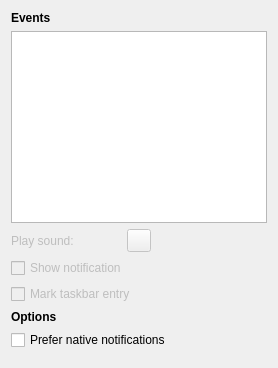
     <widget class="QWidget" name="notificationsPage">
      <layout class="QVBoxLayout" name="notificationsPageLayout" stretch="0,0,0,0,0,1">
       <item>
        <widget class="QLabel" name="notificationsEventsHeader">
         <property name="font">
          <font>
           <weight>75</weight>
           <bold>true</bold>
          </font>
         </property>
         <property name="text">
          <string>Events</string>
         </property>
        </widget>
       </item>
       <item>
        <widget class="Otter::ItemViewWidget" name="notificationsItemView">
         <property name="editTriggers">
          <set>QAbstractItemView::NoEditTriggers</set>
         </property>
         <property name="alternatingRowColors">
          <bool>true</bool>
         </property>
         <attribute name="headerDefaultSectionSize">
          <number>250</number>
         </attribute>
        </widget>
       </item>
       <item>
        <widget class="QWidget" name="notificationOptionsWidget" native="true">
         <property name="enabled">
          <bool>false</bool>
         </property>
         <layout class="QVBoxLayout" name="notificationOptionsLayout">
          <property name="leftMargin">
           <number>0</number>
          </property>
          <property name="topMargin">
           <number>0</number>
          </property>
          <property name="rightMargin">
           <number>0</number>
          </property>
          <property name="bottomMargin">
           <number>0</number>
          </property>
          <item>
           <layout class="QHBoxLayout" name="notificationsPlaySoundLayout">
            <item>
             <widget class="QLabel" name="notificationsPlaySoundLabel">
              <property name="text">
               <string>Play sound:</string>
              </property>
              <property name="buddy">
               <cstring>notificationsPlaySoundFilePathWidget</cstring>
              </property>
             </widget>
            </item>
            <item>
             <widget class="QToolButton" name="notificationsPlaySoundButton"/>
            </item>
            <item>
             <widget class="Otter::FilePathWidget" name="notificationsPlaySoundFilePathWidget" native="true"/>
            </item>
           </layout>
          </item>
          <item>
           <widget class="QCheckBox" name="notificationsShowNotificationCheckBox">
            <property name="text">
             <string>Show notification</string>
            </property>
           </widget>
          </item>
          <item>
           <widget class="QCheckBox" name="notificationsShowAlertCheckBox">
            <property name="text">
             <string>Mark taskbar entry</string>
            </property>
           </widget>
          </item>
         </layout>
        </widget>
       </item>
       <item>
        <widget class="QLabel" name="notificationsOptionsHeader">
         <property name="font">
          <font>
           <weight>75</weight>
           <bold>true</bold>
          </font>
         </property>
         <property name="text">
          <string>Options</string>
         </property>
        </widget>
       </item>
       <item>
        <widget class="QCheckBox" name="preferNativeNotificationsCheckBox">
         <property name="text">
          <string>Prefer native notifications</string>
         </property>
        </widget>
       </item>
       <item>
        <spacer name="notificationsSpacer">
         <property name="orientation">
          <enum>Qt::Vertical</enum>
         </property>
        </spacer>
       </item>
      </layout>
     </widget>
